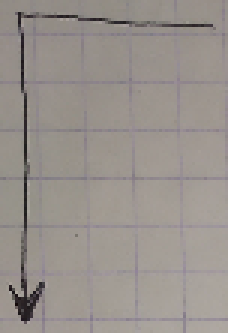
#> input picture others/images/prueba2.png, 76 x 111 px (shown 3 times larger)
$ python arrow_rectangle_orientation.py
#> lines starting #> are read from the running program, lines starting #| are printed output that depends on the picture; after the words box and inside, x2 and y2 are one past the last pixel; in counts of white or black regions, pixels touching at a corner belong together; long printed decimals are rounded
import cv2


def mass_center(img):
    blur = cv2.GaussianBlur(img,(5,5),0)
    ret3,img = cv2.threshold(blur,0,255,cv2.THRESH_BINARY+cv2.THRESH_OTSU)
    xs,pix_n = 0,0
    xmin = float('inf')
    xmax = float('-inf')
    w,h = img.shape
    for y in range(w):
        for x in range(h):
            if(img[y,x] == 0):
                xmin = min(x,xmin)
                xmax = max(x,xmax)
                xs += x
                pix_n += 1
    meanX = xs/pix_n
    print(meanX,((xmax - xmin)/2) + xmin)
    if(meanX < ((xmax - xmin)/2) + xmin):
        return "left"
    else:
        return "right"
img = cv2.imread("images/prueba2.png",0)
#> img: shape (111, 76); min 12, max 169, mean 146.7
cv2.imshow(mass_center(img),img)
#> in mass_center, `blur = cv2.GaussianBlur(img,(5,5),0)`:
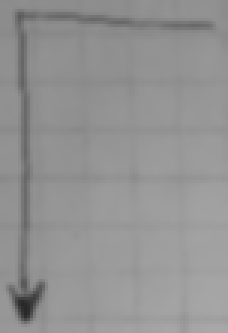
#> blur: shape (111, 76) (shown 3 times larger); min 40, max 168, mean 146.7
#> in mass_center, `ret3,img = cv2.threshold(blur,0,255,cv2.THRESH_BINARY+cv2.THRESH_OTSU)`:
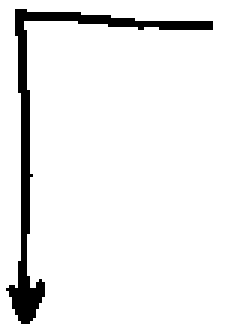
#> img: shape (111, 76) (shown 3 times larger); 93.2% white; 1 black region, box (x1, y1, x2, y2) and area: (2, 3, 71, 108) 576
#> in mass_center, `ret3,img = cv2.threshold(blur,0,255,cv2.THRESH_BINARY+cv2.THRESH_OTSU)`: ret3 = 129
#| 17.668 36.0
cv2.imshow(mass_center(cv2.flip(img,1)),cv2.flip(img,1))
#> in mass_center (call 2), `blur = cv2.GaussianBlur(img,(5,5),0)`:
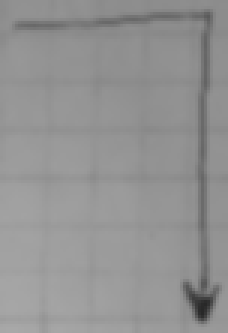
#> blur: shape (111, 76) (shown 3 times larger); min 40, max 168, mean 146.7
#> in mass_center (call 2), `blur = cv2.GaussianBlur(img,(5,5),0)`:
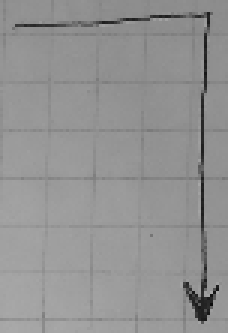
#> img: shape (111, 76) (shown 3 times larger); min 12, max 169, mean 146.7
#> in mass_center (call 2), `ret3,img = cv2.threshold(blur,0,255,cv2.THRESH_BINARY+cv2.THRESH_OTSU)`:
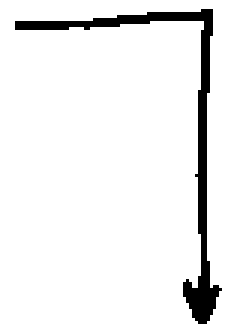
#> img: shape (111, 76) (shown 3 times larger); 93.2% white; 1 black region, box (x1, y1, x2, y2) and area: (5, 3, 74, 108) 576
#| 57.332 39.0
cv2.waitKey(0)
cv2.destroyAllWindows()

$ run again, with others/images/prueba1.png copied over others/images/prueba2.png
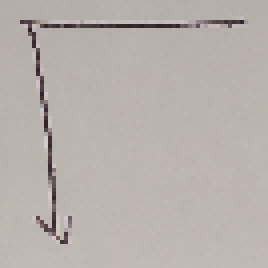
#> input picture others/images/prueba1.png, 67 x 67 px (shown 4 times larger)
#> in mass_center, `ret3,img = cv2.threshold(blur,0,255,cv2.THRESH_BINARY+cv2.THRESH_OTSU)`:
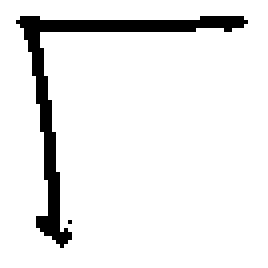
#> img: shape (67, 67) (shown 4 times larger); 92% white; 2 black regions (1 under 20 px), largest, box (x1, y1, x2, y2) and area: (4, 4, 62, 62) 359
#> ret3 = 163
#| 21.444 32.5
#> in mass_center (call 2), `ret3,img = cv2.threshold(blur,0,255,cv2.THRESH_BINARY+cv2.THRESH_OTSU)`:
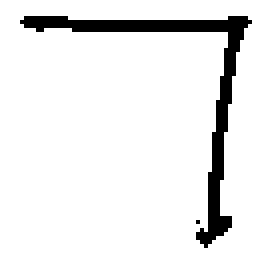
#> img: shape (67, 67) (shown 4 times larger); 92% white; 2 black regions (1 under 20 px), largest, box (x1, y1, x2, y2) and area: (5, 4, 63, 62) 359
#| 44.556 33.5
